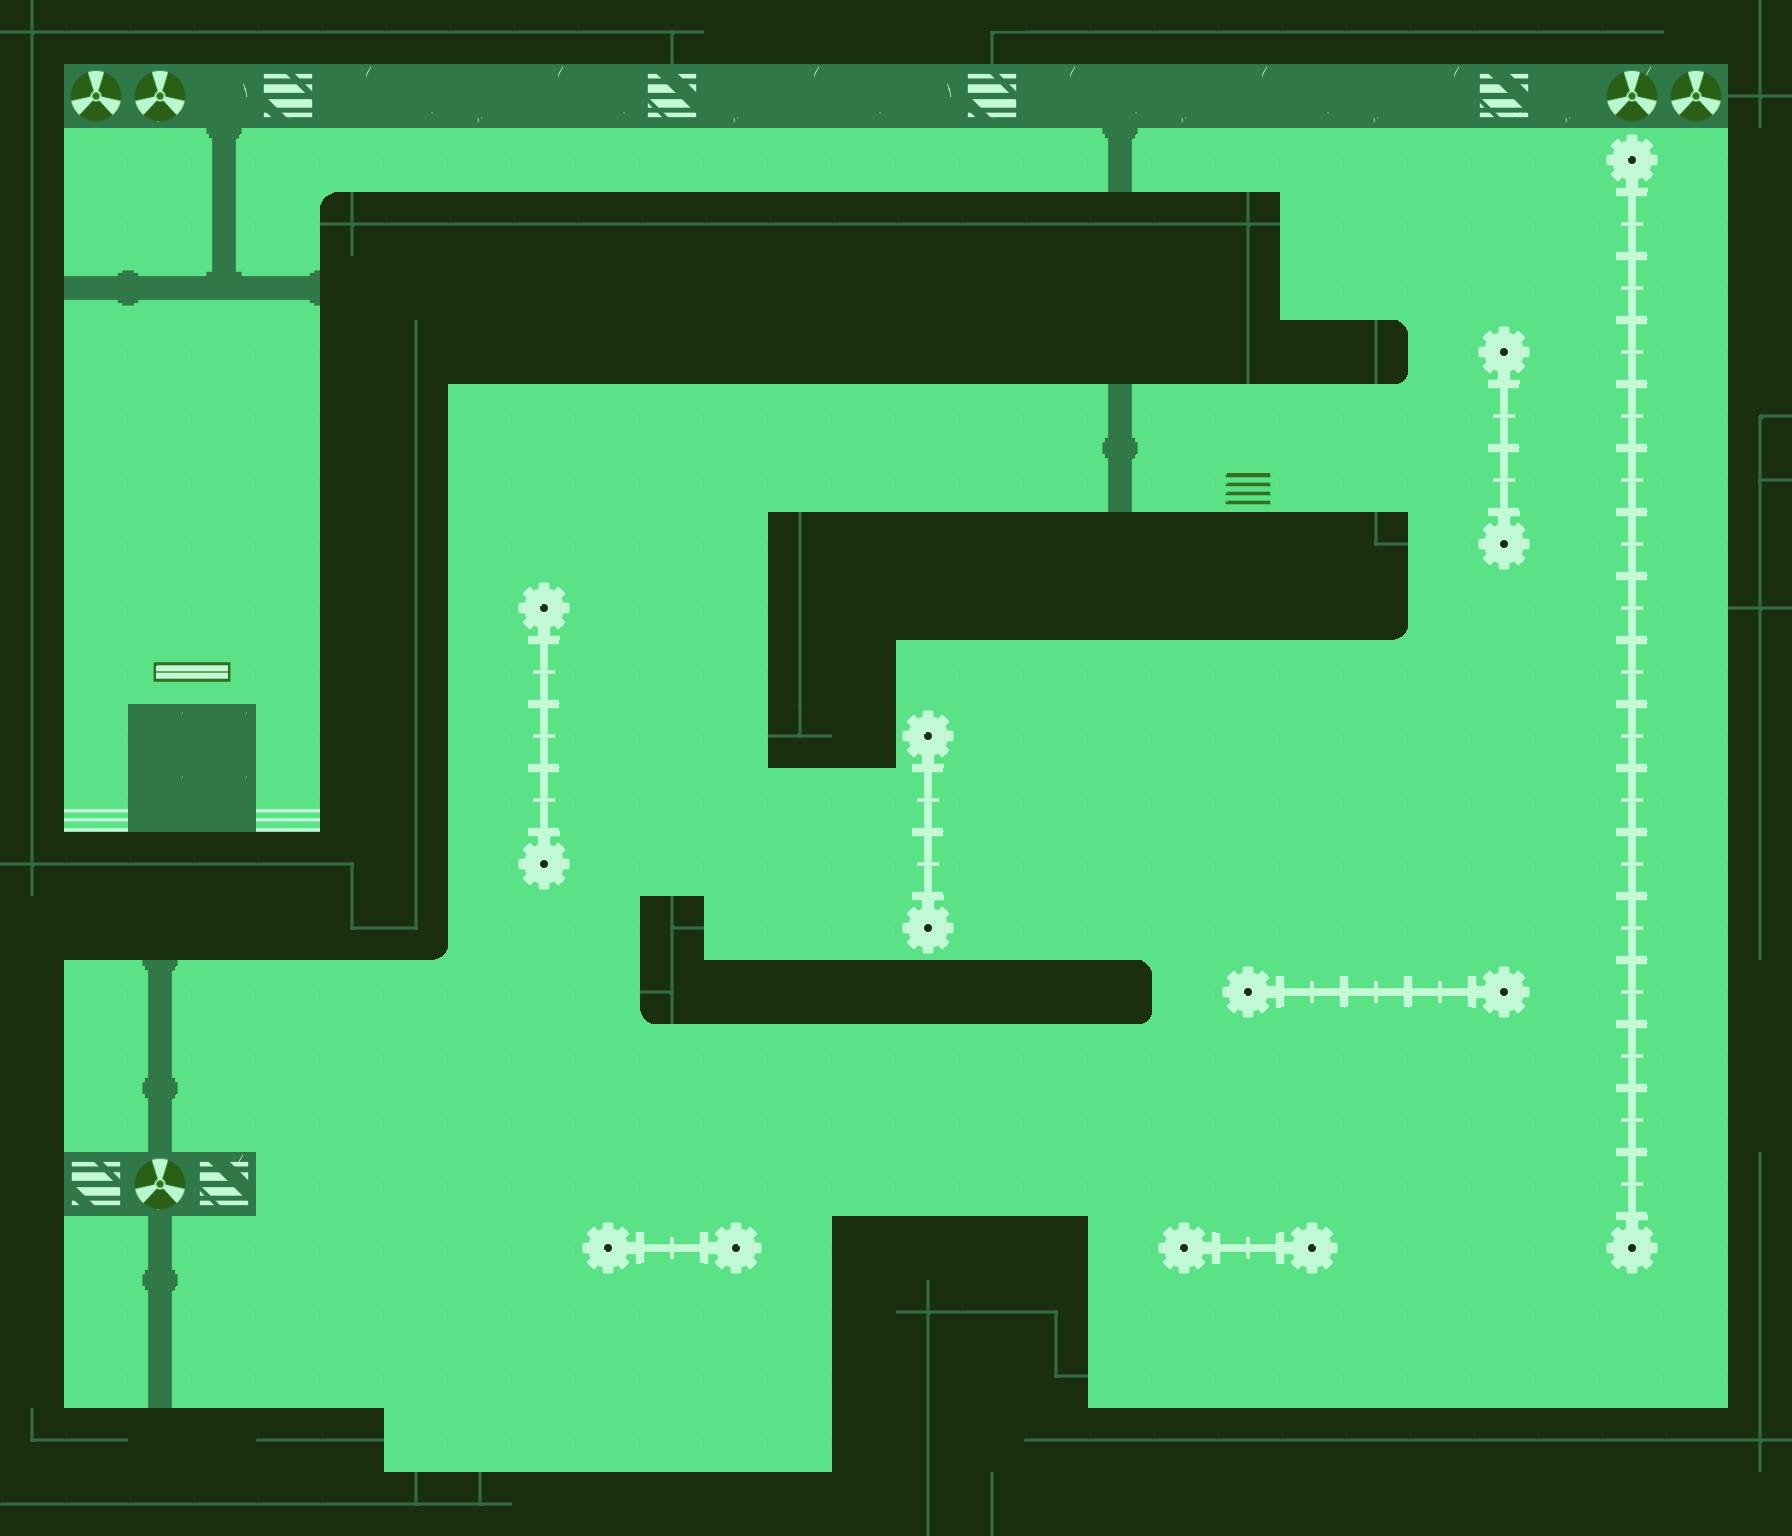

Below is a game level as drawn by its tile map, then a one-line description and the .tmx that defines it (tile-layer data replaced by summaries):
An orthogonal 28x24 tile map with 64x64 px tiles, 11 tile layers (verde, negro, engranajes, puerta1, ...).

<map version="1.0" orientation="orthogonal" width="28" height="24" tilewidth="64" tileheight="64">
 <tileset firstgid="1" name="tiles01" tilewidth="64" tileheight="64">
  <image source="tiles02.png" width="512" height="512" />
 </tileset>
 <layer name="verde" width="28" height="24">
  <data>[672 cells, 672 non-empty, 1 distinct tile ids]</data>
 </layer>
 <layer name="negro" width="28" height="24">
  <data>[672 cells, 237 non-empty, 5 distinct tile ids]</data>
 </layer>
 <layer name="engranajes" width="28" height="24">
  <data>[672 cells, 43 non-empty, 4 distinct tile ids]</data>
 </layer>
 <layer name="puerta1" width="28" height="24">
  <data>[672 cells, 8 non-empty, 4 distinct tile ids]</data>
 </layer>
 <layer name="lineas" width="28" height="24">
  <data>[672 cells, 82 non-empty, 12 distinct tile ids]</data>
 </layer>
 <layer name="ventiladores" width="28" height="24">
  <data>[672 cells, 29 non-empty, 5 distinct tile ids]</data>
 </layer>
 <layer name="ventiladores2" width="28" height="24">
  <data>[672 cells, 6 non-empty, 2 distinct tile ids]</data>
 </layer>
 <layer name="circulo" width="28" height="24">
  <data>[672 cells, 5 non-empty, 1 distinct tile ids]</data>
 </layer>
 <layer name="aspas" width="28" height="24">
  <data>[672 cells, 5 non-empty, 1 distinct tile ids]</data>
 </layer>
 <layer name="rejilla" width="28" height="24">
  <data>[672 cells, 44 non-empty, 7 distinct tile ids]</data>
 </layer>
 <layer name="tubos" width="28" height="24">
  <data>[672 cells, 15 non-empty, 6 distinct tile ids]</data>
 </layer>
</map>
